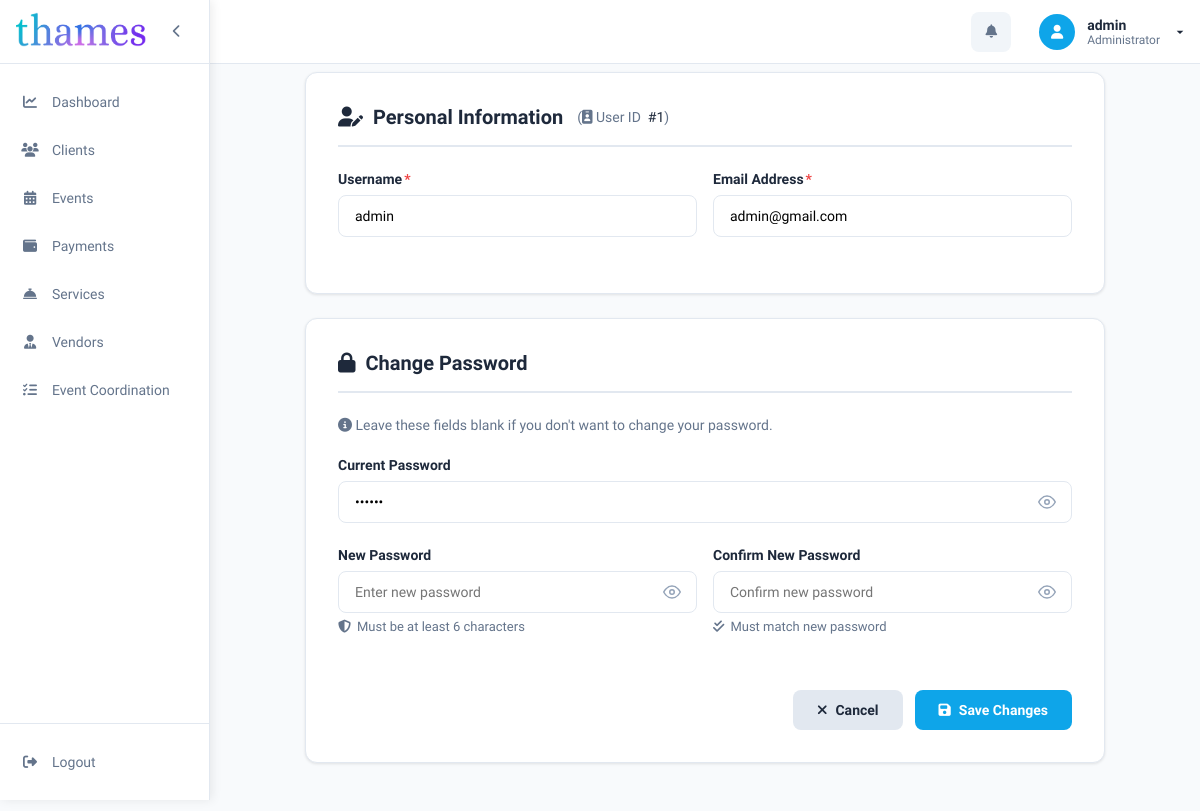
/user_profile.php (signed in), run on the app's committed database.
### tables this page shows
CREATE TABLE `users` (
  `id` int(11) NOT NULL,
  `username` varchar(50) DEFAULT NULL,
  `email` varchar(100) DEFAULT NULL,
  `password` varchar(100) DEFAULT NULL,
  `created_at` timestamp NOT NULL DEFAULT current_timestamp(),
  `updated_at` timestamp NOT NULL DEFAULT current_timestamp()
);

### user_profile.php (the view, shortened to what this page needs)
<?php
include('config/db.php');
$user_id = $_SESSION['id'];
$stmt = $conn->prepare("SELECT * FROM users WHERE id = ?");
$stmt->bind_param("i", $user_id);
$stmt->execute();
$user = $stmt->get_result()->fetch_assoc();
include 'includes/sidebar.php';
?>
<main class="main-content">
    <div class="profile-container">
        <form method="POST" action="" id="profileForm">
            <div class="profile-card">
                <h2>
                    <i class="fa-solid fa-user-pen"></i>
                    Personal Information
                    <span style="font-size:14px;font-weight:400;color:#64748b;margin-left:4px;">
                        (<i class="fa-solid fa-id-badge"></i>&nbsp;User ID&nbsp;
                        <span class="info-value">#<?php echo $user['id']; ?></span>)
                    </span>
                </h2>
                <div class="form-group-row">
                    <div class="form-group">
                        <label for="username">
                            Username<span class="required-star">*</span>
                        </label>
                        <input type="text" id="username" name="username"
                               value="<?php echo htmlspecialchars($user['username']); ?>"
                               required maxlength="50">
                    </div>
                    <div class="form-group">
                        <label for="email">
                            Email Address<span class="required-star">*</span>
                        </label>
                        <input type="email" id="email" name="email"
                               value="<?php echo htmlspecialchars($user['email']); ?>"
                               required maxlength="100">
                    </div>
                </div>
            </div>
            <div class="profile-card">
                <h2><i class="fa-solid fa-lock"></i> Change Password</h2>
                <p style="color:#64748b;font-size:14px;margin-bottom:24px;">
                    <i class="fa-solid fa-info-circle"></i>
                    Leave these fields blank if you don't want to change your password.
                </p>
                <div class="form-group">
                    <label for="current_password">Current Password</label>
                    <div class="password-wrap">
                        <input type="password" id="current_password" name="current_password"
                               value="<?php echo htmlspecialchars($user['password']) ?>" maxlength="100" autocomplete="current-password">
                        <button type="button" class="toggle-pw" data-target="current_password" title="Show / hide password">
                            <svg class="icon-eye" viewBox="0 0 24 24" fill="none" stroke="currentColor" stroke-width="2">
                                <path d="M1 12s4-8 11-8 11 8 11 8-4 8-11 8-11-8-11-8z"/>
                                <circle cx="12" cy="12" r="3"/>
                            </svg>
                        </button>
                    </div>
                </div>
                <div class="form-group-row">
                    <div class="form-group">
                        <label for="new_password">New Password</label>
                        <div class="password-wrap">
                            <input type="password" id="new_password" name="new_password"
                                   placeholder="Enter new password" maxlength="100" autocomplete="new-password">
                            <button type="button" class="toggle-pw" data-target="new_password" title="Show / hide password">
                                <svg class="icon-eye" viewBox="0 0 24 24" fill="none" stroke="currentColor" stroke-width="2">
                                    <path d="M1 12s4-8 11-8 11 8 11 8-4 8-11 8-11-8-11-8z"/>
                                    <circle cx="12" cy="12" r="3"/>
                                </svg>
                            </button>
                        </div>
                        <div class="password-hint">
                            <i class="fa-solid fa-shield-halved"></i>
                            Must be at least 6 characters
                        </div>
                    </div>
                    <div class="form-group">
                        <label for="confirm_password">Confirm New Password</label>
                        <div class="password-wrap">
                            <input type="password" id="confirm_password" name="confirm_password"
                                   placeholder="Confirm new password" maxlength="100" autocomplete="new-password">
                            <button type="button" class="toggle-pw" data-target="confirm_password" title="Show / hide password">
                                <svg class="icon-eye" viewBox="0 0 24 24" fill="none" stroke="currentColor" stroke-width="2">
                                    <path d="M1 12s4-8 11-8 11 8 11 8-4 8-11 8-11-8-11-8z"/>
                                    <circle cx="12" cy="12" r="3"/>
                                </svg>
                            </button>
                        </div>
                        <div class="password-hint">
                            <i class="fa-solid fa-check-double"></i>
                            Must match new password
                        </div>
                    </div>
                </div>
                <div class="form-actions">
                    <button type="button" class="btn btn-secondary" onclick="window.location.href='dashboard.php'">
                        <i class="fa-solid fa-xmark"></i>
                        <span>Cancel</span>
                    </button>
                    <button type="submit" class="btn btn-primary">
                        <i class="fa-solid fa-floppy-disk"></i>
                        <span>Save Changes</span>
                    </button>
                </div>
            </div>
        </form>
    </div>
</main>

### includes/sidebar.php (style rules this page uses)
:root { --sidebar-width: 210px; --sidebar-collapsed: 64px; --header-height: 64px; --primary: #0ea5e9; --primary-foreground: #ffffff; --background: #ffffff; --card: #ffffff; --foreground: #1e293b; --muted-foreground: #64748b; --accent: #f1f5f9; --border: #e2e8f0; --destructive: #ef4444; --destructive-light: rgba(239, 68, 68, 0.1); }
* { margin: 0; padding: 0; box-sizing: border-box; }
body { font-family: 'Lexend', sans-serif; background: #f8fafc; color: #1e293b; transition: margin-left 0.3s ease; margin-left: var(--sidebar-width); }
.main-content { padding: 24px; }

### user_profile.php (style rules this page uses)
.profile-container { max-width: 800px; margin: 0 auto; }
.profile-card { background: white; border-radius: 12px; padding: 32px; box-shadow: 0 1px 3px rgba(0, 0, 0, 0.1); margin-bottom: 24px; border: 1px solid #e2e8f0; }
.profile-card h2 { font-size: 20px; font-weight: 600; color: #1e293b; margin-bottom: 24px; padding-bottom: 16px; border-bottom: 2px solid #e2e8f0; display: flex; align-items: center; gap: 10px; flex-wrap: wrap; }
.form-group { margin-bottom: 24px; }
.form-group label { display: block; font-size: 14px; font-weight: 600; color: #1e293b; margin-bottom: 8px; }
.form-group input { width: 100%; padding: 12px 16px; border: 1px solid #e2e8f0; border-radius: 8px; font-size: 14px; transition: all 0.2s ease; font-family: inherit; box-sizing: border-box; }
.password-wrap { position: relative; display: flex; align-items: center; }
.password-wrap input { padding-right: 46px; }
.toggle-pw { position: absolute; right: 12px; background: none; border: none; cursor: pointer; padding: 4px; color: #94a3b8; display: flex; align-items: center; justify-content: center; transition: color .2s ease; border-radius: 4px; }
.toggle-pw svg { width: 18px; height: 18px; pointer-events: none; }
.form-group-row { display: grid; grid-template-columns: 1fr 1fr; gap: 16px; }
.btn { padding: 12px 24px; border: none; border-radius: 8px; font-size: 14px; font-weight: 600; cursor: pointer; transition: all 0.2s ease; display: inline-flex; align-items: center; gap: 8px; font-family: inherit; }
.btn-primary { background: #0ea5e9; color: white; }
.btn-secondary { background: #e2e8f0; color: #1e293b; }
.form-actions { display: flex; gap: 12px; justify-content: flex-end; margin-top: 32px; }
.password-hint { color: #64748b; font-size: 13px; margin-top: 6px; display: flex; align-items: center; gap: 6px; }
.required-star { color: #ef4444; margin-left: 2px; }
.info-value { color: #1e293b; font-size: 14px; }

### data on the page
users: id "1", username "admin", email "admin@gmail.com"

### other printed values
$username "admin"
